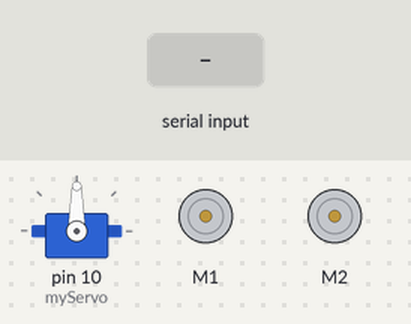
A sketch run on a simulated Arduino Uno, built with avr-gcc and run on an emulated ATmega328P. Shown: servo, 2 × DC motor (green arrow = forward, orange = backward, longer = faster). Inputs (shaded band) come from the test bench.

Above: at 1.2 s.
1.3 s: "*right#" received over the second serial link
At 4.1 s:
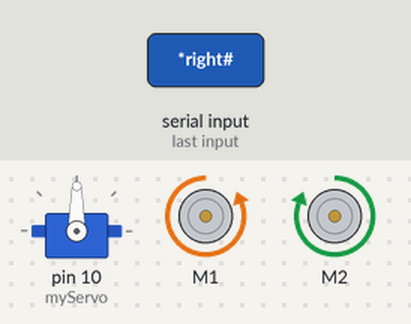
4.3 s: "*forward#" received over the second serial link
6.9 s: "*backward#" received over the second serial link
9.9 s: "*left#" received over the second serial link
At 12.0 s:
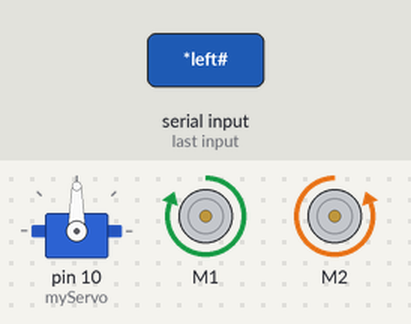
12.4 s: "*right#" received over the second serial link
At 13.8 s:
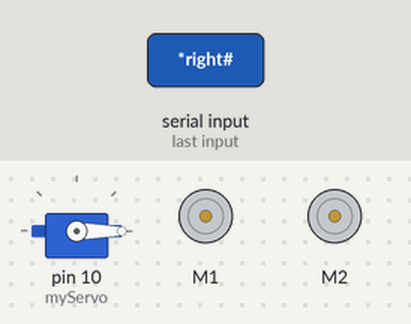
Timing chart, 0 to 18.5 s (numbered marks = the images above; inputs shaded):
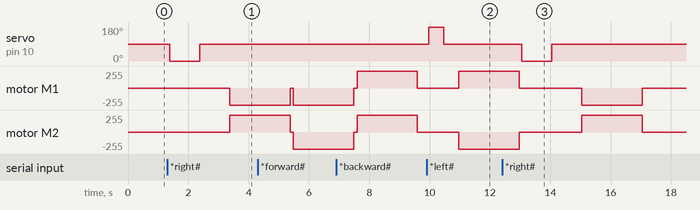

Measured:
- after the input at 1.3 s, servo on pin 10 (myServo): 90° → 0° after 0.08 s, → 90° 1.0 s later; motor M1: stopped → backward 255/255 after 2.1 s; motor M2: stopped → forward 255/255 after 2.1 s
- after the input at 9.9 s, servo on pin 10 (myServo): 90° → 180° after 0.07 s, → 90° 0.50 s later; motor M1: stopped → forward 255/255 after 1.1 s; motor M2: stopped → backward 255/255 after 1.1 s
- after the input at 12.4 s, servo on pin 10 (myServo): 90° → 0° after 0.65 s, → 90° 1.0 s later

The sketch:

VoiceControlCar.ino
```cpp
#include <AFMotor.h>
#include <SoftwareSerial.h>
#include <Servo.h>

String voice;
SoftwareSerial BT(0, 1);

AF_DCMotor motor1(1, MOTOR12_64KHZ);
AF_DCMotor motor2(2, MOTOR12_64KHZ);

Servo myServo;

void setup()
{
  Serial.begin(9600);
  BT.begin(9600);

  myServo.attach(10);
  myServo.write(90);
}
void loop()
{
  while (BT.available())
  {
    delay(10);
    char c = BT.read();
    voice += c;
  }

  if (voice.length() > 0)
  {
    BT.println(voice);

    if (voice == "*forward#")
    {
      forward();
    }

    else if (voice == "*backward#")
    {
      backward();
    }

    else if (voice == "*right#")
    {
      right();
    }

    else if (voice == "*left#")
    {
      left();
    }

    else if (voice == "*stop#")
    {
      stop();
    }

    voice = "";
  }
}
void forward()
{
  motor1.run(BACKWARD);
  motor1.setSpeed(255);

  motor2.run(BACKWARD);
  motor2.setSpeed(255);

  delay(2000);

  motor1.run(RELEASE);
  motor2.run(RELEASE);
}

void backward()
{
  motor1.run(FORWARD);
  motor1.setSpeed(255);

  motor2.run(FORWARD);
  motor2.setSpeed(255);

  delay(2000);

  motor1.run(RELEASE);
  motor2.run(RELEASE);
}

void left()
{
  myServo.write(180);
  delay(500);

  myServo.write(90);
  delay(500);

  motor1.run(FORWARD);
  motor1.setSpeed(255);

  motor2.run(BACKWARD);
  motor2.setSpeed(255);

  delay(2000);

  motor1.run(RELEASE);
  motor2.run(RELEASE);
}

void right()
{
  myServo.write(0);
  delay(1000);

  myServo.write(90);
  delay(1000);

  motor1.run(BACKWARD);
  motor1.setSpeed(255);

  motor2.run(FORWARD);
  motor2.setSpeed(255);

  delay(2000);

  motor1.run(RELEASE);
  motor2.run(RELEASE);
}

void stop()
{
  motor1.run(RELEASE);
  motor2.run(RELEASE);
}
```
